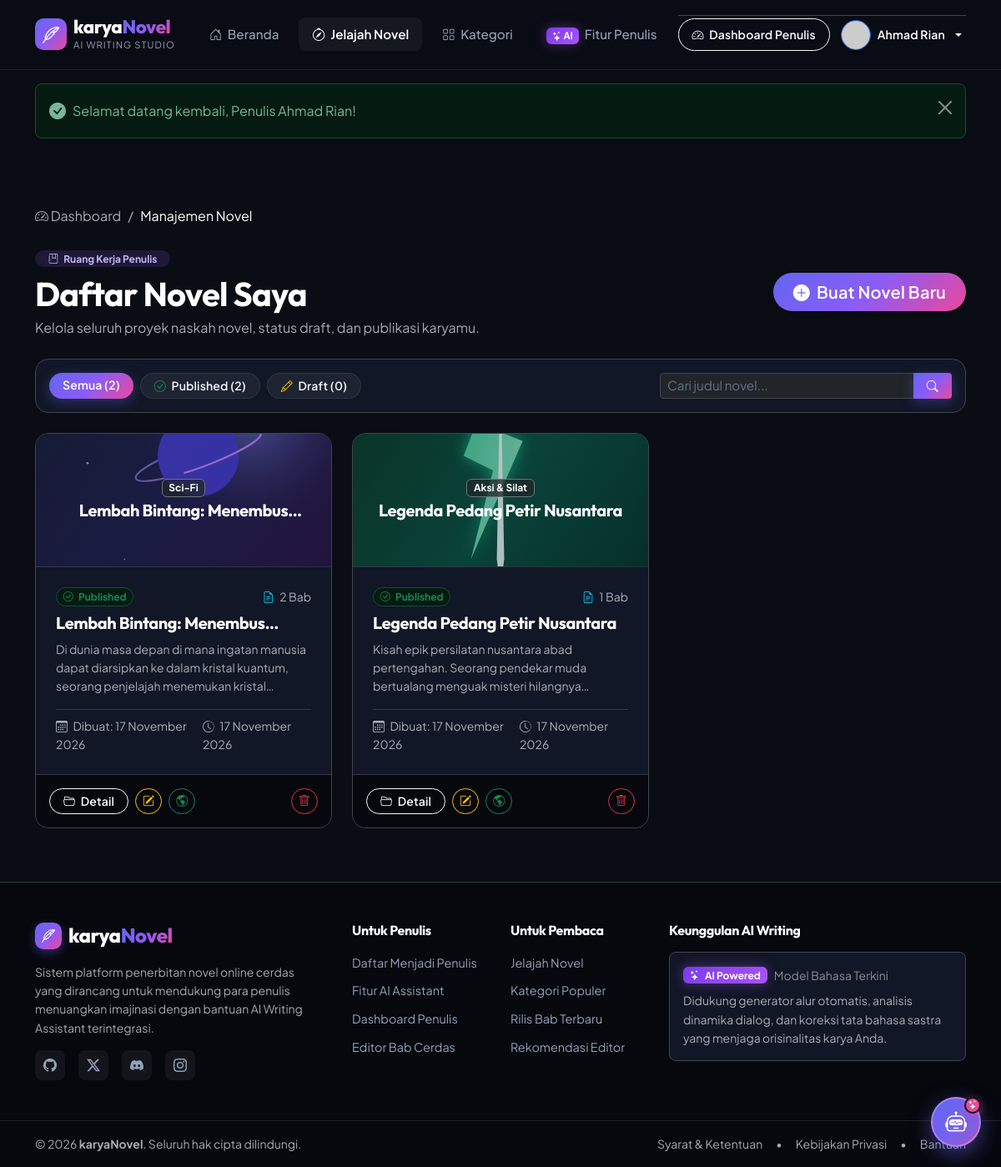
Screenshot of /novels (signed in) with the database file from the repository.
### tables this page shows
CREATE TABLE `novels` (
    `id` INT AUTO_INCREMENT PRIMARY KEY,
    `user_id` INT NOT NULL,
    `title` VARCHAR(200) NOT NULL,
    `synopsis` TEXT NOT NULL,
    `genre` VARCHAR(100) NOT NULL,
    `cover` VARCHAR(255) NULL,
    `status` ENUM('draft', 'published') DEFAULT 'draft',
    `created_at` TIMESTAMP DEFAULT CURRENT_TIMESTAMP,
    `updated_at` TIMESTAMP DEFAULT CURRENT_TIMESTAMP ON UPDATE CURRENT_TIMESTAMP,
    CONSTRAINT `fk_novels_user` FOREIGN KEY (`user_id`) REFERENCES `users` (`id`) ON DELETE CASCADE,
    INDEX `idx_novels_user_id` (`user_id`),
    INDEX `idx_novels_status` (`status`),
    INDEX `idx_novels_genre` (`genre`)
);

### app/views/novels/index.php (the view, shortened to what the rows shown need)
<section class="py-5">
    <div class="container py-lg-3">
        <div class="d-flex flex-column flex-md-row justify-content-between align-items-md-center gap-3 mb-4">
            <div>
                <h1 class="display-6 fw-bold text-white mb-1">Daftar Novel Saya</h1>
            </div>
        </div>
        <?php if (empty($novels)): ?>
            <div class="card bg-card-dark rounded-4 p-5 text-center border border-secondary-subtle my-4">
                <div class="empty-state-icon mx-auto mb-3 text-muted">
                    <i class="bi bi-journal-plus display-1 opacity-50"></i>
                </div>
                <?php if (!empty($searchQuery) || !empty($currentStatus)): ?>
                    <h4 class="text-white fw-bold mb-2">Tidak Ada Novel yang Ditemukan</h4>
                    <p class="text-muted max-w-700 mx-auto mb-4" style="max-width: 520px;">
                        Tidak ada novel yang cocok dengan filter atau kata kunci pencarian Anda. Coba reset filter pencarian.
                    </p>
                    <div>
                        <a href="<?= base_url('novels'); ?>" class="btn btn-outline-light rounded-pill px-4 btn-sm">Reset Filter</a>
                    </div>
                <?php else: ?>
                    <h4 class="text-white fw-bold mb-2">Belum ada novel. Yuk mulai membuat karya pertamamu!</h4>
                    <p class="text-muted max-w-700 mx-auto mb-4" style="max-width: 520px;">
                        Tuangkan ide imajinatifmu sekarang dan biarkan AI Writing Assistant membantumu menyusun naskah bab demi bab!
                    </p>
                    <div>
                        <a href="<?= base_url('novels/create'); ?>" class="btn btn-primary-gradient btn-lg rounded-pill px-5 shadow">
                            <i class="bi bi-plus-circle-fill me-2"></i> + Buat Novel Baru
                        </a>
                    </div>
                <?php endif; ?>
            </div>
        <?php else: ?>
            <div class="row g-4">
                <?php foreach ($novels as $novel): ?>
                    <?php $coverUrl = novel_cover_url($novel['cover'] ?? null); ?>
                    <div class="col-md-6 col-lg-4">
                        <div class="card card-novel h-100 rounded-4 overflow-hidden border border-secondary-subtle d-flex flex-column">
                            <div class="novel-cover-placeholder d-flex flex-column align-items-center justify-content-center p-3 text-center position-relative" style="height: 160px;">
                                <?php if ($coverUrl): ?>
                                    <img src="<?= $coverUrl; ?>" alt="<?= sanitize($novel['title']); ?>" class="w-100 h-100 object-fit-cover position-absolute top-0 start-0 opacity-75">
                                <?php else: ?>
                                    <i class="bi bi-book-half text-primary opacity-50 display-4 mb-2"></i>
                                <?php endif; ?>
                                <span class="badge bg-dark bg-opacity-75 text-white border border-secondary position-relative mb-1">
                                    <?= sanitize($novel['genre']); ?>
                                </span>
                                <h5 class="fw-bold text-white px-2 mb-0 line-clamp-1 position-relative"><?= sanitize($novel['title']); ?></h5>
                            </div>
                            <div class="card-body p-4 d-flex flex-column flex-grow-1">
                                <div class="d-flex justify-content-between align-items-center mb-2">
                                    <?php if ($novel['status'] === 'published'): ?>
                                        <span class="badge bg-success-subtle text-success border border-success-subtle rounded-pill">
                                            <i class="bi bi-check-circle me-1"></i> Published
                                        </span>
                                    <?php else: ?>
                                        <span class="badge bg-warning-subtle text-warning border border-warning-subtle rounded-pill">
                                            <i class="bi bi-pencil me-1"></i> Draft
                                        </span>
                                    <?php endif; ?>
                                    <span class="text-muted small"><i class="bi bi-file-earmark-text text-info me-1"></i> <?= $novel['total_chapters']; ?> Bab</span>
                                </div>
                                <h5 class="card-title fw-bold text-white mb-2 line-clamp-1">
                                    <a href="<?= base_url('novels/' . $novel['id']); ?>" class="text-white text-decoration-none hover-primary">
                                        <?= sanitize($novel['title']); ?>
                                    </a>
                                </h5>
                                <p class="card-text text-muted small flex-grow-1 line-clamp-3 mb-3">
                                    <?= sanitize($novel['synopsis']); ?>
                                </p>
                                <div class="d-flex justify-content-between align-items-center text-muted small pt-2 border-top border-dark-subtle mt-auto">
                                    <span><i class="bi bi-calendar3 me-1"></i> Dibuat: <?= format_date($novel['created_at']); ?></span>
                                    <span><i class="bi bi-clock-history me-1"></i> <?= format_date($novel['updated_at']); ?></span>
                                </div>
                            </div>
                            <div class="card-footer bg-dark-deep p-3 border-top border-dark-subtle d-flex justify-content-between align-items-center">
                                <div class="d-flex align-items-center gap-2">
                                    <a href="<?= base_url('novels/' . $novel['id']); ?>" class="btn btn-sm btn-outline-light rounded-pill px-3" title="Buka Naskah & Bab">
                                        <i class="bi bi-folder2-open me-1"></i> Detail
                                    </a>
                                    <a href="<?= base_url('novels/' . $novel['id'] . '/edit'); ?>" class="btn btn-sm btn-outline-warning rounded-pill px-2" title="Sunting Data Novel">
                                        <i class="bi bi-pencil-square"></i>
                                    </a>
                                    <form action="<?= base_url('novels/' . $novel['id'] . '/toggle_status'); ?>" method="POST" class="d-inline" onsubmit="return confirm('Ubah status publikasi novel \'<?= addslashes(sanitize($novel['title'])); ?>\'?');">
                                        <button type="submit" class="btn btn-sm <?= ($novel['status'] === 'published') ? 'btn-outline-success' : 'btn-outline-secondary'; ?> rounded-pill px-2" title="<?= ($novel['status'] === 'published') ? 'Klik untuk kembalikan ke Draft' : 'Klik untuk Publikasikan'; ?>">
                                            <i class="bi <?= ($novel['status'] === 'published') ? 'bi-globe-americas' : 'bi-eye-slash'; ?>"></i>
                                        </button>
                                    </form>
                                </div>
                                <form action="<?= base_url('novels/' . $novel['id'] . '/delete'); ?>" method="POST" onsubmit="return confirm('Apakah Anda yakin ingin menghapus novel ini? Semua bab yang terkait juga dapat terhapus.');">
                                    <button type="submit" class="btn btn-sm btn-outline-danger rounded-pill px-2" title="Hapus Novel">
                                        <i class="bi bi-trash"></i>
                                    </button>
                                </form>
                            </div>
                        </div>
                    </div>
                <?php endforeach; ?>
            </div>
        <?php endif; ?>
    </div>
</section>

### rows the page displays
novels: cover (picture), genre "Sci-Fi", title "Lembah Bintang:…", status "published" (drawn), total_chapters "2", synopsis "Di dunia masa depan di mana ingatan manusia dapat diarsipkan ke dalam kristal kuantum, seorang penjelajah menemukan…", created_at "17 November 2026", updated_at "17 November 2026"
novels: cover (picture), genre "Aksi & Silat", title "Legenda Pedang Petir Nusantara", status "published" (drawn), total_chapters "1", synopsis "Kisah epik persilatan nusantara abad pertengahan. Seorang pendekar muda bertualang menguak misteri…", created_at "17 November 2026", updated_at "17 November 2026"

### other values shown
$currentUser['name'] "Ahmad Rian"
$safeMessage "Selamat datang kembali, Penulis Ahmad Rian!"
$stats['total_novels'] "2"
$stats['published_novels'] "2"
$stats['draft_novels'] "0"
